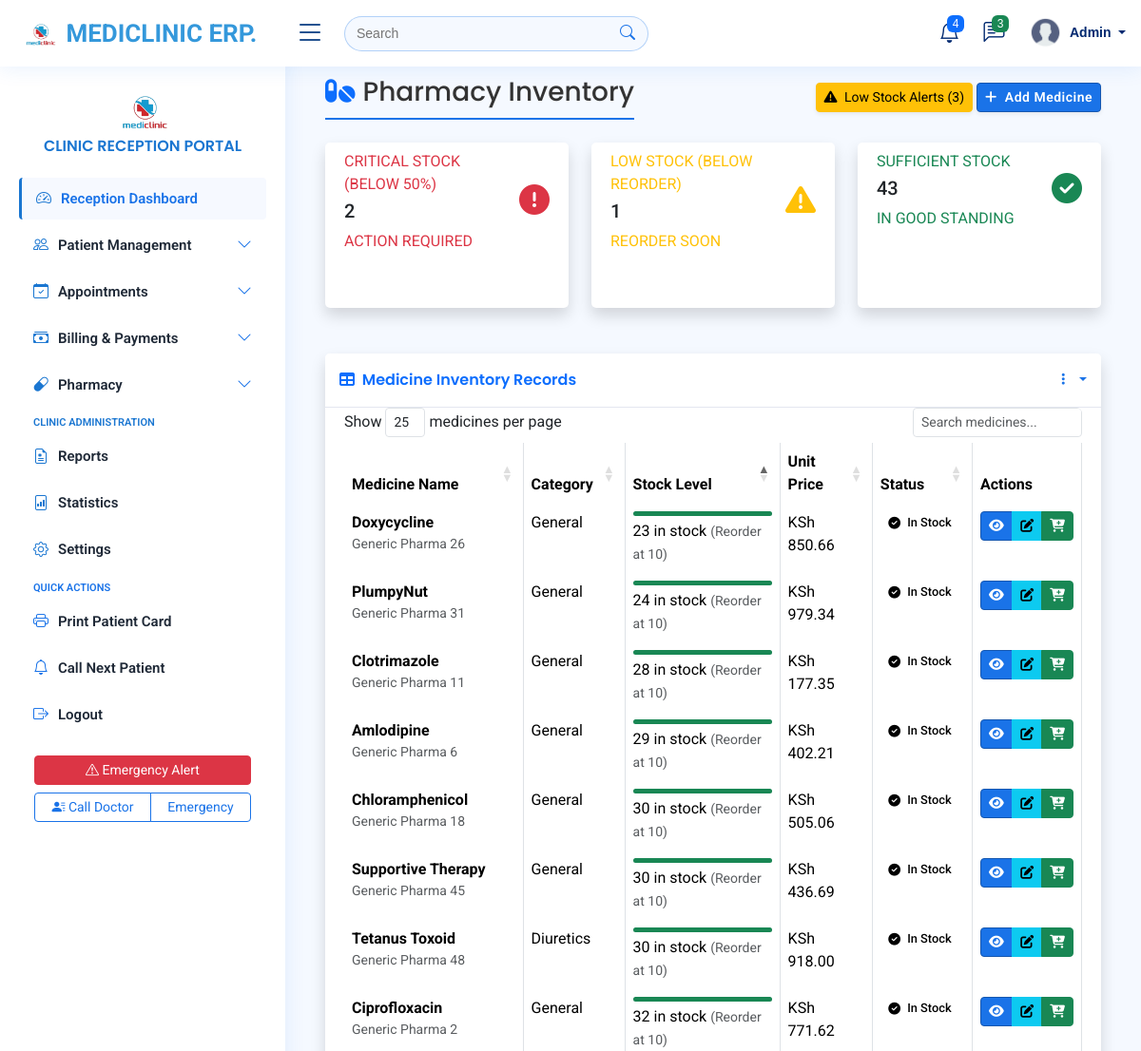
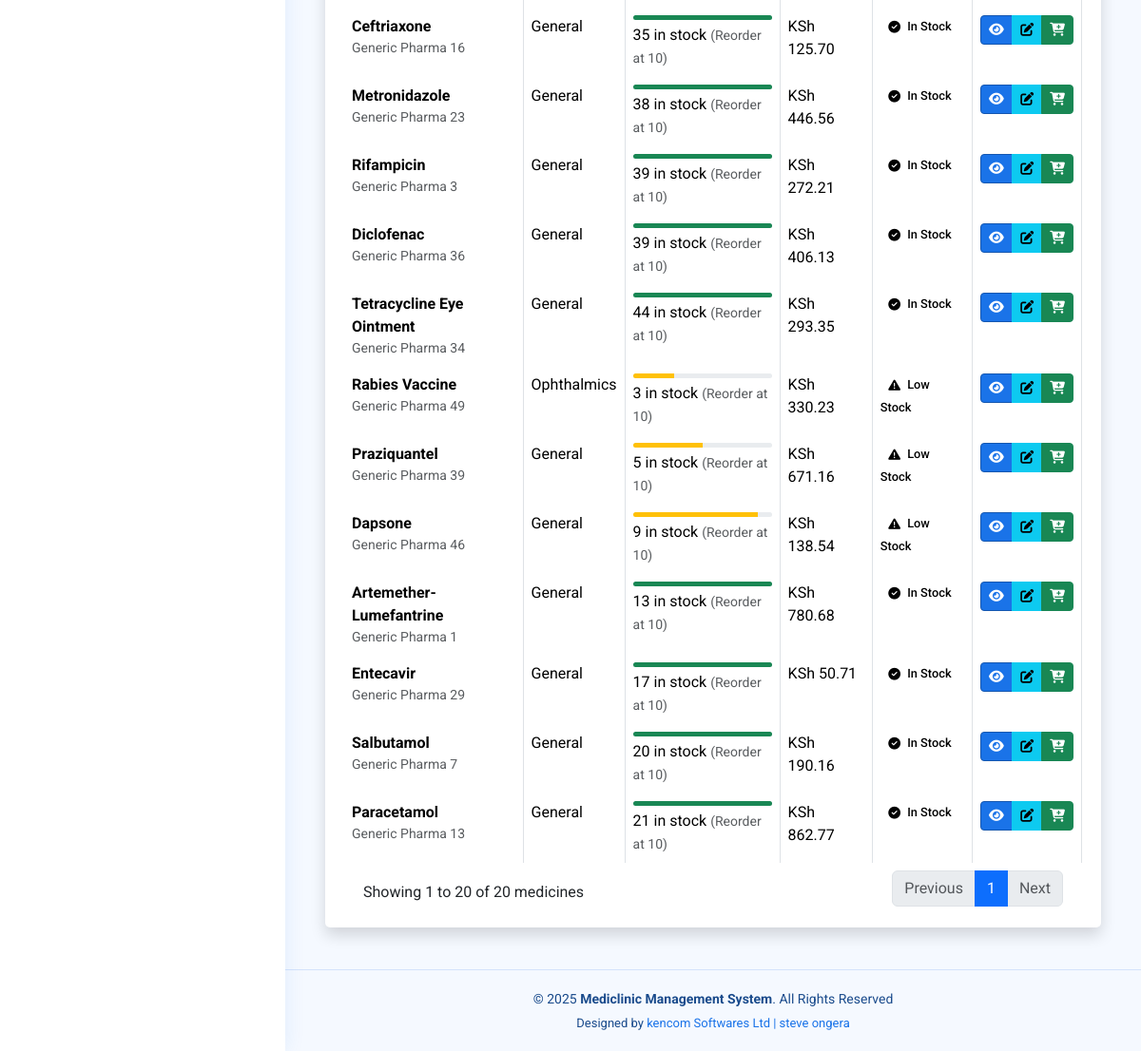
Screenshot of /medicines/ with the database file from the repository (2 pictures, top to bottom).
### myapplication/models.py (models this page shows, shortened)
class Medicine(models.Model):
    name = models.CharField(max_length=200)
    category = models.ForeignKey('MedicineCategory', on_delete=models.SET_NULL, null=True, blank=True)
    description = models.TextField(blank=True, null=True)
    quantity_in_stock = models.PositiveIntegerField(default=0)
    unit_price = models.DecimalField(max_digits=10, decimal_places=2)
    reorder_level = models.PositiveIntegerField(default=10)
    manufacturer = models.CharField(max_length=200, blank=True, null=True)
    expiry_date = models.DateField(blank=True, null=True)
    batch_number = models.CharField(max_length=100, blank=True, null=True)
    image = models.ImageField(upload_to='medicine_images/', blank=True, null=True)  # ✅ New field
    created_at = models.DateTimeField(auto_now_add=True)
    updated_at = models.DateTimeField(auto_now=True)
    @property
    def is_low_stock(self):
        return self.quantity_in_stock <= self.reorder_level

class MedicineCategory(models.Model):
    name = models.CharField(max_length=100)
    description = models.TextField(blank=True, null=True)
    def __str__(self):
        return self.name

### myapplication/views.py (the view)
# urls.py: path('medicines/', views.MedicineStockListView.as_view(), name='medicine_stock_list'),
class MedicineStockListView(ListView):
    model = Medicine
    template_name = 'medicines/stock_list.html'
    context_object_name = 'medicines'
    paginate_by = 20
    def get_queryset(self):
        return Medicine.objects.all().order_by('quantity_in_stock')
    def get_context_data(self, **kwargs):
        context = super().get_context_data(**kwargs)
        critical = Medicine.objects.filter(quantity_in_stock__lte=F('reorder_level')/2)
        warning = Medicine.objects.filter(
            quantity_in_stock__gt=F('reorder_level')/2,
            quantity_in_stock__lte=F('reorder_level')
        )
        sufficient = Medicine.objects.filter(quantity_in_stock__gt=F('reorder_level'))
        context.update({
            'critical_count': critical.count(),
            'warning_count': warning.count(),
            'sufficient_count': sufficient.count(),
        })
        return context

### templates/medicines/stock_list.html (shortened to what this page needs)
{% extends 'base/base.html' %}
{% load custom_filters %}
{% load static %}
{% block content %}
<link href="{% static 'vendor/datatables/dataTables.bootstrap4.min.css' %}" rel="stylesheet">
<div class="container-fluid">
    <div class="d-sm-flex align-items-center justify-content-between mb-4">
        <h1 class="h3 mb-0 text-gray-800">
            <i class="fas fa-pills text-primary me-2"></i>Pharmacy Inventory
        </h1>
        <div>
            <a href="{% url 'low_stock_medicines' %}" class="btn btn-sm btn-warning shadow-sm">
                <i class="fas fa-exclamation-triangle me-1"></i> Low Stock Alerts ({{ critical_count|add:warning_count }})
            </a>
            <a href="#" class="btn btn-sm btn-primary shadow-sm" data-toggle="modal" data-target="#addMedicineModal">
                <i class="fas fa-plus me-1"></i> Add Medicine
            </a>
        </div>
    </div>
    <div class="row mb-4">
        <div class="col-xl-4 col-md-6 mb-4">
            <div class="card border-left-danger shadow h-100 py-2">
                <div class="card-body">
                    <div class="row no-gutters align-items-center">
                        <div class="col mr-2">
                            <div class="text-xs font-weight-bold text-danger text-uppercase mb-1">
                                Critical Stock (Below 50%)</div>
                            <div class="h5 mb-0 font-weight-bold text-gray-800">{{ critical_count }}</div>
                            <div class="mt-2 text-xs">
                                <span class="text-danger font-weight-bold">ACTION REQUIRED</span>
                            </div>
                        </div>
                        <div class="col-auto">
                            <i class="fas fa-exclamation-circle fa-2x text-danger"></i>
                        </div>
                    </div>
                </div>
            </div>
        </div>
        <div class="col-xl-4 col-md-6 mb-4">
            <div class="card border-left-warning shadow h-100 py-2">
                <div class="card-body">
                    <div class="row no-gutters align-items-center">
                        <div class="col mr-2">
                            <div class="text-xs font-weight-bold text-warning text-uppercase mb-1">
                                Low Stock (Below Reorder)</div>
                            <div class="h5 mb-0 font-weight-bold text-gray-800">{{ warning_count }}</div>
                            <div class="mt-2 text-xs">
                                <span class="text-warning font-weight-bold">REORDER SOON</span>
                            </div>
                        </div>
                        <div class="col-auto">
                            <i class="fas fa-exclamation-triangle fa-2x text-warning"></i>
                        </div>
                    </div>
                </div>
            </div>
        </div>
        <div class="col-xl-4 col-md-6 mb-4">
            <div class="card border-left-success shadow h-100 py-2">
                <div class="card-body">
                    <div class="row no-gutters align-items-center">
                        <div class="col mr-2">
                            <div class="text-xs font-weight-bold text-success text-uppercase mb-1">
                                Sufficient Stock</div>
                            <div class="h5 mb-0 font-weight-bold text-gray-800">{{ sufficient_count }}</div>
                            <div class="mt-2 text-xs">
                                <span class="text-success font-weight-bold">IN GOOD STANDING</span>
                            </div>
                        </div>
                        <div class="col-auto">
                            <i class="fas fa-check-circle fa-2x text-success"></i>
                        </div>
                    </div>
                </div>
            </div>
        </div>
    </div>
    <div class="card shadow mb-4">
        <div class="card-header py-3 d-flex justify-content-between align-items-center bg-white">
            <h6 class="m-0 font-weight-bold text-primary">
                <i class="fas fa-table me-1"></i> Medicine Inventory Records
            </h6>
            <div class="dropdown no-arrow">
                <a class="dropdown-toggle" href="#" role="button" id="dropdownMenuLink"
                   data-toggle="dropdown" aria-haspopup="true" aria-expanded="false">
                    <i class="fas fa-ellipsis-v fa-sm fa-fw text-gray-400"></i>
                </a>
            </div>
        </div>
        <div class="card-body">
            <div class="table-responsive">
                <table class="table table-bordered table-hover" id="medicineTable" width="100%" cellspacing="0">
                    <thead class="thead-light">
                        <tr>
                            <th>Medicine Name</th>
                            <th>Category</th>
                            <th>Stock Level</th>
                            <th>Unit Price</th>
                            <th>Status</th>
                            <th>Actions</th>
                        </tr>
                    </thead>
                    <tbody>
                        {% for medicine in medicines %}
                        <tr class="{% if medicine.quantity_in_stock <= medicine.reorder_level|divisibleby:2 %}stock-critical
                                  {% elif medicine.is_low_stock %}stock-warning
                                  {% else %}stock-good{% endif %}">
                            <td>
                                <strong>{{ medicine.name }}</strong>
                                {% if medicine.manufacturer %}
                                <div class="text-muted small">{{ medicine.manufacturer }}</div>
                                {% endif %}
                            </td>
                            <td>{{ medicine.category|default:"-" }}</td>
                            <td>
                                <div class="progress mb-1" style="height: 5px;">
                                    {% widthratio medicine.quantity_in_stock medicine.reorder_level 100 as stock_percent %}
                                    <div class="progress-bar
                                        {% if medicine.quantity_in_stock <= medicine.reorder_level|divisibleby:2 %}bg-danger
                                        {% elif medicine.is_low_stock %}bg-warning
                                        {% else %}bg-success{% endif %}"
                                        role="progressbar"
                                        style="width: {% if stock_percent > 100 %}100{% else %}{{ stock_percent }}{% endif %}%"
                                        aria-valuenow="{{ stock_percent }}"
                                        aria-valuemin="0"
                                        aria-valuemax="100">
                                    </div>
                                </div>
                                <div>
                                    {{ medicine.quantity_in_stock }} in stock
                                    <span class="text-muted small">(Reorder at {{ medicine.reorder_level }})</span>
                                </div>
                            </td>
                            <td class="font-weight-bold">KSh {{ medicine.unit_price }}</td>
                            <td>
                                {% if medicine.quantity_in_stock <= medicine.reorder_level|divisibleby:2 %}
                                <span class="status-badge badge-danger">
                                    <i class="fas fa-exclamation-circle me-1"></i> Critical
                                </span>
                                {% elif medicine.is_low_stock %}
                                <span class="status-badge badge-warning">
                                    <i class="fas fa-exclamation-triangle me-1"></i> Low Stock
                                </span>
                                {% else %}
                                <span class="status-badge badge-success">
                                    <i class="fas fa-check-circle me-1"></i> In Stock
                                </span>
                                {% endif %}
                            </td>
                            <td>
                                <div class="btn-group btn-group-sm" role="group">
                                    <a href="{% url 'medicine_detail' medicine.pk %}"
                                       class="btn btn-primary"
                                       data-toggle="tooltip"
                                       title="View Details">
                                        <i class="fas fa-eye"></i>
                                    </a>
                                    <a href="#"
                                       class="btn btn-info"
                                       data-toggle="tooltip"
                                       title="Edit Medicine">
                                        <i class="fas fa-edit"></i>
                                    </a>
                                    <a href="#"
                                       class="btn btn-success"
                                       data-toggle="tooltip"
                                       title="Restock">
                                        <i class="fas fa-cart-plus"></i>
                                    </a>
                                </div>
                            </td>
                        </tr>
                        {% endfor %}
                    </tbody>
                </table>
            </div>
        </div>
    </div>
</div>
{% endblock %}

### static/assets/css/style.css (style rules this page uses)
:root { scroll-behavior: smooth; }
body { font-family: 'Roboto', sans-serif; background: #f5f9ff; color: #333333; }
a { color: #1a73e8; text-decoration: none; }
h1, h2, h3, h4, h5, h6 { color: #1a73e8; font-family: 'Poppins', sans-serif; font-weight: 600; }
h1 { border-bottom: 2px solid #1a73e8; padding-bottom: 10px; display: inline-block; }
.btn-primary { background-color: #1a73e8; border-color: #1557b0; font-weight: 600; letter-spacing: 0.5px; }
.card { margin-bottom: 30px; border: none; border-radius: 5px; box-shadow: 0px 0 30px rgba(1, 41, 112, 0.1); }
.card-header, .card-footer { border-color: #ebeef4; background-color: #fff; color: #798eb3; padding: 15px; }
.card-body { padding: 0 20px 20px 20px; }

### templates/medicines/stock_list.html (style rules this page uses)
.stock-warning { background-color: #fff3cd; border-left: 4px solid #ffc107; }
.stock-good { background-color: #e6ffe6; border-left: 4px solid #28a745; }
.card-header { background-color: #f8f9fa; border-bottom: 1px solid #e3e6f0; }
.status-badge { font-size: 0.8rem; padding: 0.35em 0.65em; font-weight: 500; }
.table-responsive { border-radius: 0.35rem; overflow: hidden; }

### rows the page displays
Medicine: name "Rabies Vaccine", manufacturer "Generic Pharma 49", category "Ophthalmics", quantity_in_stock "3", reorder_level "10", unit_price "330.23", shows "Low Stock"
Medicine: name "Praziquantel", manufacturer "Generic Pharma 39", category "General", quantity_in_stock "5", reorder_level "10", unit_price "671.16", shows "Low Stock"
Medicine: name "Dapsone", manufacturer "Generic Pharma 46", category "General", quantity_in_stock "9", reorder_level "10", unit_price "138.54", shows "Low Stock"
Medicine: name "Artemether-Lumefantrine", manufacturer "Generic Pharma 1", category "General", quantity_in_stock "13", reorder_level "10", unit_price "780.68", shows "In Stock"
Medicine: name "Entecavir", manufacturer "Generic Pharma 29", category "General", quantity_in_stock "17", reorder_level "10", unit_price "50.71", shows "In Stock"
Medicine: name "Salbutamol", manufacturer "Generic Pharma 7", category "General", quantity_in_stock "20", reorder_level "10", unit_price "190.16", shows "In Stock"
Medicine: name "Paracetamol", manufacturer "Generic Pharma 13", category "General", quantity_in_stock "21", reorder_level "10", unit_price "862.77", shows "In Stock"
Medicine: name "Doxycycline", manufacturer "Generic Pharma 26", category "General", quantity_in_stock "23", reorder_level "10", unit_price "850.66", shows "In Stock"
Medicine: name "PlumpyNut", manufacturer "Generic Pharma 31", category "General", quantity_in_stock "24", reorder_level "10", unit_price "979.34", shows "In Stock"
Medicine: name "Clotrimazole", manufacturer "Generic Pharma 11", category "General", quantity_in_stock "28", reorder_level "10", unit_price "177.35", shows "In Stock"
Medicine: name "Amlodipine", manufacturer "Generic Pharma 6", category "General", quantity_in_stock "29", reorder_level "10", unit_price "402.21", shows "In Stock"
Medicine: name "Chloramphenicol", manufacturer "Generic Pharma 18", category "General", quantity_in_stock "30", reorder_level "10", unit_price "505.06", shows "In Stock"
Medicine: name "Supportive Therapy", manufacturer "Generic Pharma 45", category "General", quantity_in_stock "30", reorder_level "10", unit_price "436.69", shows "In Stock"
Medicine: name "Tetanus Toxoid", manufacturer "Generic Pharma 48", category "Diuretics", quantity_in_stock "30", reorder_level "10", unit_price "918.00", shows "In Stock"
Medicine: name "Ciprofloxacin", manufacturer "Generic Pharma 2", category "General", quantity_in_stock "32", reorder_level "10", unit_price "771.62", shows "In Stock"
Medicine: name "Ceftriaxone", manufacturer "Generic Pharma 16", category "General", quantity_in_stock "35", reorder_level "10", unit_price "125.70", shows "In Stock"
Medicine: name "Metronidazole", manufacturer "Generic Pharma 23", category "General", quantity_in_stock "38", reorder_level "10", unit_price "446.56", shows "In Stock"
Medicine: name "Rifampicin", manufacturer "Generic Pharma 3", category "General", quantity_in_stock "39", reorder_level "10", unit_price "272.21", shows "In Stock"
Medicine: name "Diclofenac", manufacturer "Generic Pharma 36", category "General", quantity_in_stock "39", reorder_level "10", unit_price "406.13", shows "In Stock"
Medicine: name "Tetracycline Eye Ointment", manufacturer "Generic Pharma 34", category "General", quantity_in_stock "44", reorder_level "10", unit_price "293.35", shows "In Stock"

### other values shown
{{ critical_count|add:warning_count }} "3"
{{ critical_count }} "2"
{{ warning_count }} "1"
{{ sufficient_count }} "43"
